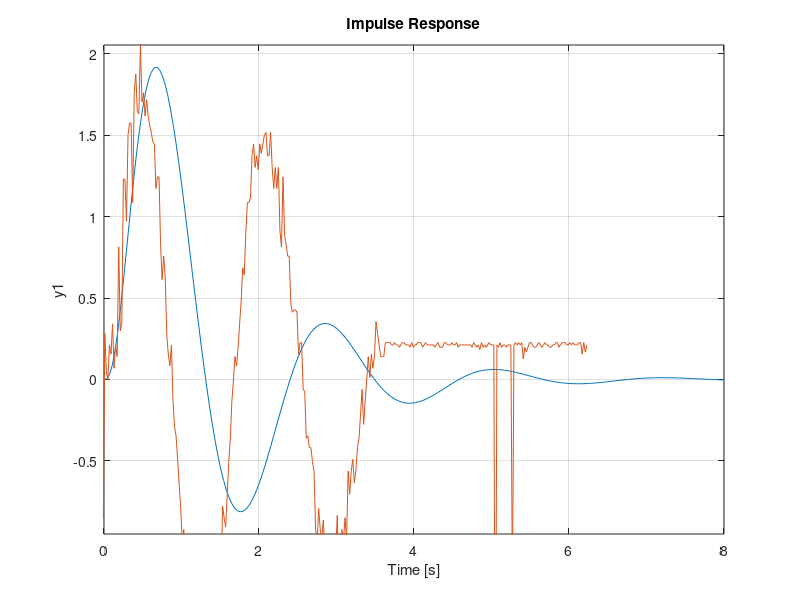

Write the MATLAB code that produced this figure.
close all; clear;
k1 = 11.4345;
g = 9.807;
k2 = 100 * pi/180 * g;
k = k1 * k2;
p1 = -8;
p2 = -4.8680 + 3.0753i;

P = zpk([], [0 p1 p2 conj(p2)], k);
C = 3.5;
L = C * P;
T = minreal(L/(1 + L));



load('impulso_v1');

figure;
impulse(T); hold on;
plot(t - 2.25, 0.2 * posicion); grid On;
